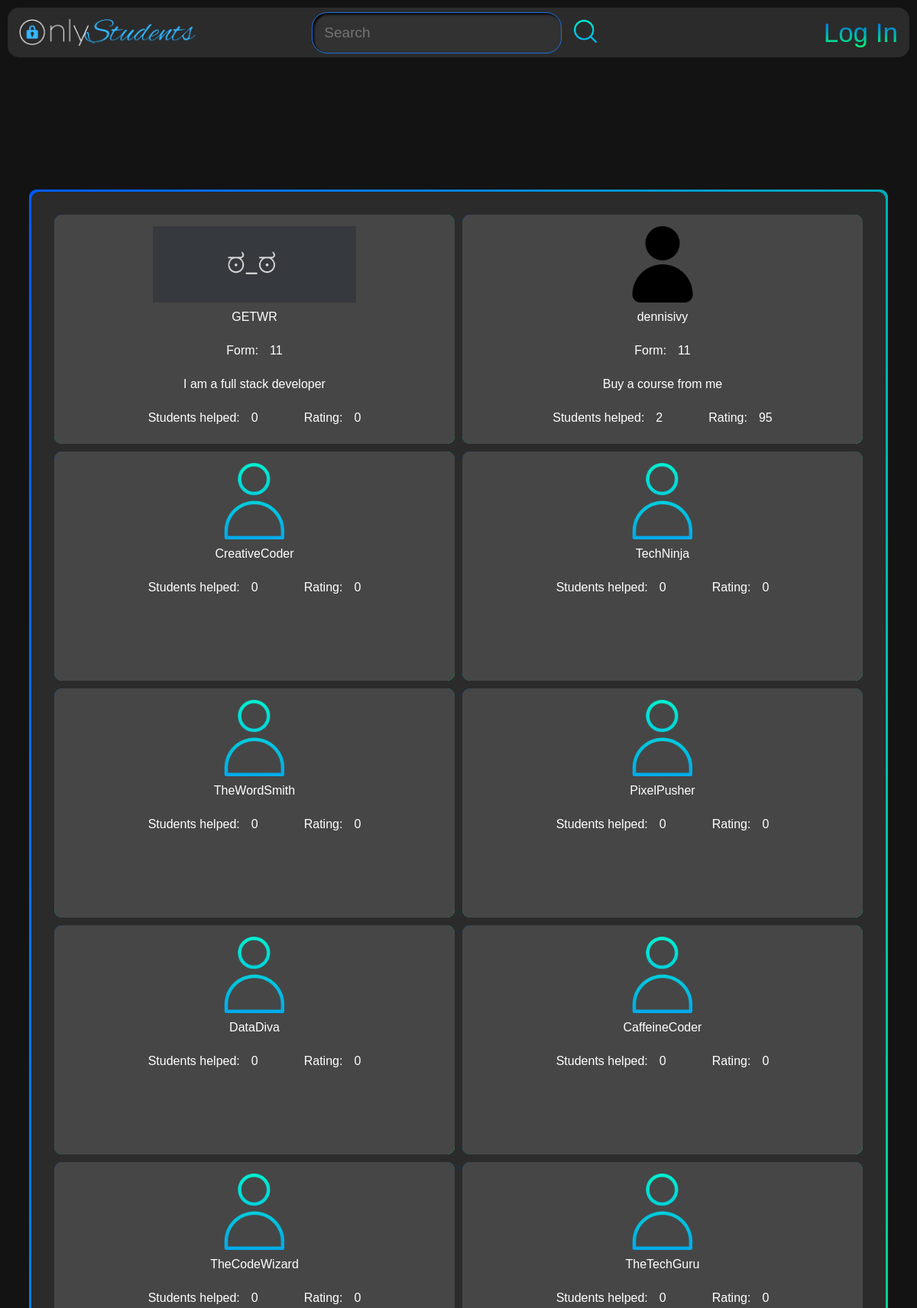
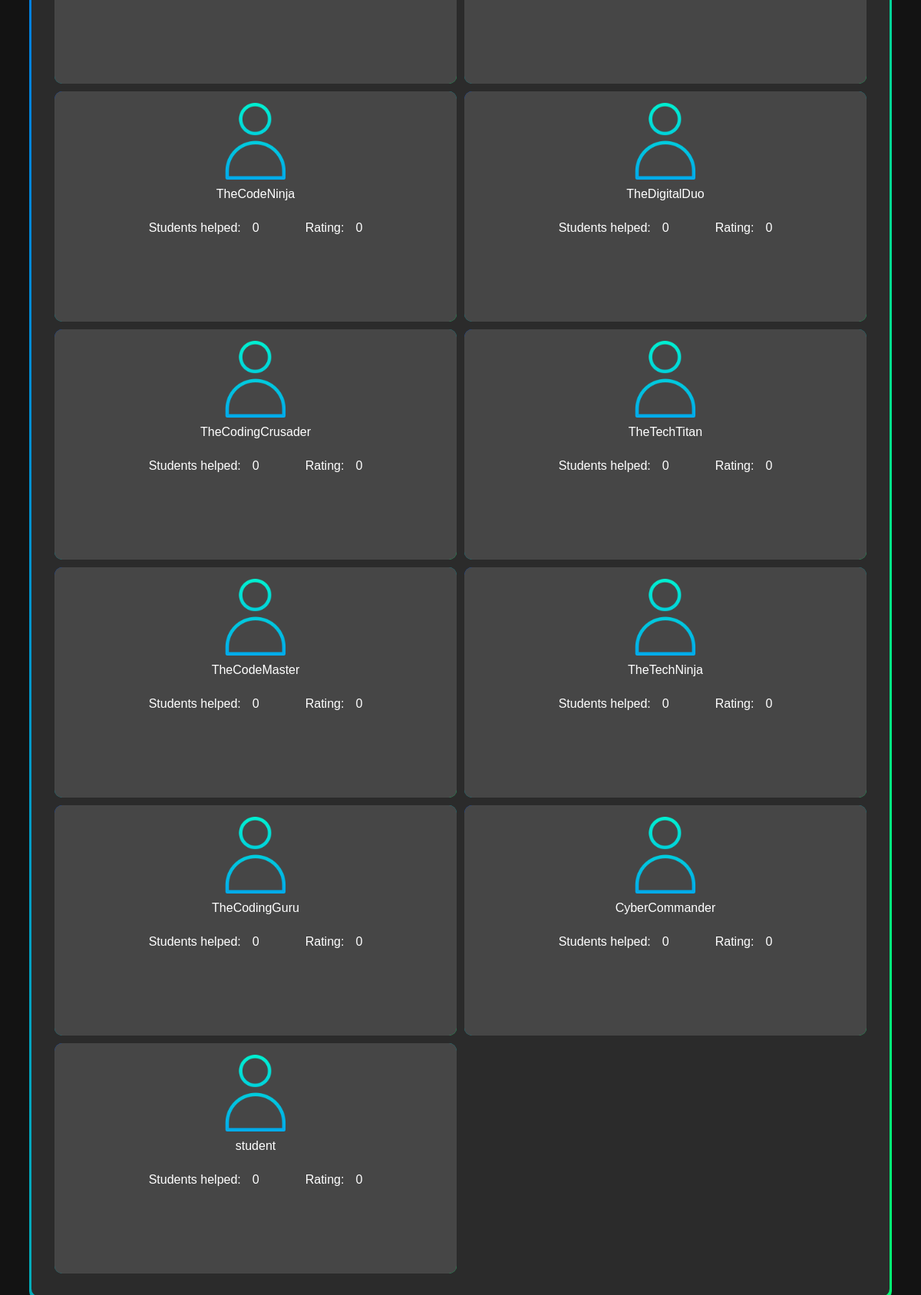
/users/allmentors/, run on the app's committed database (2 pictures, top to bottom).
### users/models.py (models this page shows, shortened)
class Profile(models.Model):
  ROLE_TYPE = (
    ('mentor', 'Mentor'),
    ('student', 'Student'),
    ('teacher', 'Teacher')
  )
  user = models.OneToOneField(User, on_delete=models.CASCADE, null=True, blank=True)
  name = models.CharField(max_length=200, blank=True, null=True)
  email = models.EmailField(max_length=500, blank=True, null=True)
  username = models.CharField(max_length=200, blank=True, null=True)
  location = models.CharField(max_length=200, blank=True, null=True)
  short_intro = models.CharField(max_length=200, blank=True, null=True)
  bio = models.TextField(blank=True, null=True)
  profile_image = models.ImageField(null=True, blank=True, upload_to='images/profiles/', default="images/user.jpg")
  social_instagram = models.CharField(max_length=200, blank=True, null=True)
  social_twitter = models.CharField(max_length=200, blank=True, null=True)
  social_linkedin = models.CharField(max_length=200, blank=True, null=True)
  social_youtube = models.CharField(max_length=200, blank=True, null=True)
  social_website = models.CharField(max_length=200, blank=True, null=True)
  social_vk = models.CharField(max_length=200, blank=True, null=True)
  social_telegram = models.CharField(max_length=200, blank=True, null=True)
  created = models.DateTimeField(auto_now_add=True)
  id = models.UUIDField(default=uuid.uuid4, unique=True, primary_key=True, editable=False)
  subjects = models.ManyToManyField(Subject, blank=True)
  classs = models.IntegerField(blank=True, null=True)
  vote_total = models.IntegerField(default=0, null=True, blank=True)
  vote_ratio = models.IntegerField(default=0, null=True, blank=True)
  role = models.CharField(max_length=200, choices=ROLE_TYPE, default='student')
  skill = models.ManyToManyField('Skill', blank=True)
  @property
  def imageURL(self):
    try:
      url = self.profile_image.url
    except:
      url = ""
    return url

### users/views.py (the view)
# urls.py: path('allmentors/', views.allmentors, name='allmentors'),
def allmentors(request):
    profiles = Profile.objects.all()
    context = {
        'profiles': profiles
    }
    return render(request, 'users/allmentors.html', context)

### users/templates/users/allmentors.html
{% extends 'main.html' %}
{% load static %}
{% block content %}
<div class="mentors">
    <div class="mentors-box">
        <div class="mentors-list-background">
            <div class="mentors-list">
                {% for profile in profiles %}
                <div class="subject-mentor-link-background">
                    <div class="subject-mentor-link">
                        <a class="subject-mentor-link-2" href="{% url 'profile' profile.username %}">
                            <div class="profile-image">
                                <img class="profile-image-2" src="{{profile.imageURL}}">
                            </div>
                            <div class="profile-description">
                                <div class="profile-description-name">{{profile.username}}</div>
                                {% if profile.classs %}
                                <div class="profile-description-classs">
                                    <p class="profile-description-classs-label">Form:</p>
                                    {{profile.classs}}
                                </div>
                                {% endif %}
                                {% if profile.short_intro %}
                                <div class="profile-description-bio">{{profile.short_intro|slice:"60"}}</div>
                                {% endif %}
                                <div class="profile-description-votes">
                                    <div class="profile-description-vote">
                                        <p class="profile-description-vote-label">Students helped:</p>
                                        {{profile.vote_total}}
                                    </div>
                                    <div class="profile-description-vote">
                                        <p class="profile-description-vote-label">Rating:</p>
                                        {{profile.vote_ratio}}
                                    </div>
                                </div>
                            </div>
                        </a>
                    </div>
                </div>
                {% endfor %}
            </div>
        </div>
    </div>
</div>
{% endblock content %}

### templates/main.html (shortened to what this page needs)
<!DOCTYPE html>
{% load static %}
<html>
    <head>
        <link rel="stylesheet" href="{% static 'styles/main.css' %}">
        <link rel="stylesheet" href="{% static 'styles/subjects.css' %}">
        <link rel="stylesheet" href="{% static 'styles/login_register.css' %}">
        <link rel="stylesheet" href="{% static 'styles/subject_mentors.css' %}">
        <link rel="stylesheet" href="{% static 'styles/profile.css' %}">
        <link rel="stylesheet" href="{% static 'styles/projectform.css' %}">
        <link rel="stylesheet" href="{% static 'styles/requests.css' %}">
        <link rel="stylesheet" href="{% static 'styles/onerequest.css' %}">
        <link rel="stylesheet" href="{% static 'styles/allmentors.css' %}">
        <link rel="stylesheet" href="{% static 'styles/allrequests.css' %}">
        <link rel="stylesheet" href="{% static 'styles/inbox.css' %}">
        <link rel="stylesheet" href="{% static 'styles/message_form.css' %}">
        <link rel="stylesheet" href="{% static 'styles/message.css' %}">
        <link rel="stylesheet" href="{% static 'styles/messageroom_form.css' %}">
        <link rel="stylesheet" href="{% static 'styles/messageroomslist.css' %}">
        <link rel="stylesheet" href="{% static 'styles/messageroom.css' %}">
        <link rel="stylesheet" href="{% static 'styles/account.css' %}">
        <link rel="stylesheet" href="{% static 'styles/account_form.css' %}">
        <link rel="stylesheet" href="{% static 'styles/mentorsstats.css' %}">
        <link rel="stylesheet" href="{% static 'styles/mentorstats.css' %}">
        <link rel="stylesheet" href="{% static 'styles/applyforrole.css' %}">
        <link rel="stylesheet" href="{% static 'styles/projectreview.css' %}">
    </head>
    <body>
        {% include 'navbar.html' %}
        {% block content %}
        {% endblock content %}
    </body>
</html>

### templates/navbar.html
{% load static %}
<div class="navbar-background">
    <div class="navbar">
        <div class="left-section">
            <a href="{% url 'subjects' %}">
                <img class="logo" src="{% static 'styles/logo_small.png' %}">
            </a>
        </div>
        <div class="middle-section">
            <input class="search-bar" type="text" placeholder="Search">
            <button class="search-button">
                <img class="search-button-image" src="{% static 'styles/loupe.png' %}">
            </button>
        </div>
        <div class="right-section">
            {% if request.user.is_authenticated %}
                <div>
                    <a href="{% url 'requests' user.profile.id %}"><img class="request-icon" src="{% static 'styles/mail.png' %}"></a>
                </div>
                {% if request.user.profile.role == 'teacher' %}
                <div>
                    <a href="{% url 'mentorsstats' %}"><img class="request-icon" src="{% static 'styles/mail.png' %}"></a>
                </div>
                {% endif %}
            <a class="message-icon-a" href="{% url 'messageroomslist' %}">
                <img class="message-icon" src="{% static 'styles/email.png' %}">
            </a>
            <a class="account-icon-a" href="{% url 'account' %}">
                <img class="account-icon" src="{% static 'styles/user.png' %}">
            </a>
            <div class="login-logout-button-bg">
                <a href="{% url 'logout' %}" class="login-logout-button">Log Out</a>
            </div>
            {% else %}
            <div class="login-logout-button-bg">
                <a href="{% url 'login' %}" class="login-logout-button">Log In</a>
            </div>
            {% endif %}
        </div>
    </div>
</div>

### templates/footer.html (shortened to what this page needs)
{% load static %}

### static/styles/main.css (style rules this page uses)
.navbar { background-color: rgb(43, 43, 43); position: fixed; top: 0; left: 0; right: 0; height: 55px; display: flex; flex-direction: row; justify-content: space-between; margin-top: 10px; margin-left: 10px; margin-right: 10px; padding-top: 5px; padding-bottom: 5px; padding-left: 15px; padding-right: 15px; border-radius: 15px; align-items: center; min-width: 1000px; }
.navbar-background { background-color: rgb(19, 19, 19); color: white; position: fixed; display: flex; top: 0px; left: 0px; right: 0px; height: 90px; min-width: 1000px; z-index: 1000; }
.left-section { font-size: 40px; color: white; flex: 1; }
.middle-section { font-size: 40px; color: white; display: flex; align-items: center; flex: 1; }
.right-section { font-size: 40px; color: white; display: flex; flex-direction: row; align-items: center; justify-content: right; width: 200px; flex: 1; }
body { background-color: rgb(19, 19, 19); font-family: Arial; color: white; padding-top: 150px; }
.logo { margin-top: 8px; height: 35px; cursor: pointer; }
.search-button-image { height: 40px; background-color: rgb(43, 43, 43); }
.search-button { background-color: rgb(43, 43, 43); border: none; cursor: pointer; }
.search-bar { height: 50px; min-width: 30px; max-width: 500px; flex: 3; background-color: rgb(50, 50, 50); border-radius: 20px; box-shadow: inset 2px 2px 3px black; border: none; font-size: 19px; color: white; padding-left: 15px; margin-right: 5px; }
.search-bar::placeholder { font-family: Arial; font-size: 19px; }
.login-logout-button { text-decoration: none; color: white; font-size: 35px; }
.login-logout-button-bg { background: -webkit-linear-gradient(rgb(0, 89, 255), rgb(0, 255, 115)); -webkit-background-clip: text; -webkit-text-fill-color: transparent; display: flex; align-items: center; }
div { text-decoration: none; color: white; }
a:link { text-decoration: none; color: white; }

### static/styles/subject_mentors.css (style rules this page uses)
.profile-image { display: flex; justify-content: space-around; }
.mentors-list-background { background-image: linear-gradient(to bottom right, rgb(0, 89, 255), rgb(0, 255, 115)); margin-left: 30px; margin-right: 30px; padding: 3px; border-radius: 10px; min-width: 830px; max-width: 2330px; margin-left: auto; margin-right: auto; }
.mentors-box { padding-left: 30px; padding-right: 30px; margin-top: 90px; }
.mentors-list { display: grid; grid-template-columns: repeat(auto-fit, minmax(500px, 1fr)); row-gap: 10px; column-gap: 10px; background-color: rgb(43, 43, 43); padding-left: 30px; padding-right: 30px; padding-top: 30px; padding-bottom: 30px; border-radius: 10px; min-width: 700px; max-width: 2300px; }
.subject-mentor-link { color: white; background-color: rgb(70, 70, 70); display: flex; justify-content: center; border-radius: 10px; transition: color 0.35s, background-color 0.35s, height 0.3s, width 0.3s; cursor: pointer; width: 100%; height: 100%; }
.subject-mentor-link-background { border-radius: 10px; background-image: linear-gradient(to bottom right, rgb(0, 89, 255), rgb(0, 255, 115)); display: flex; align-items: center; justify-content: center; min-height: 300px; min-width: 500px; }
.profile-image-2 { width: 300px; height: 100px; object-fit: contain; object-position: center; }
.subject-mentor-link-2 { display: flex; flex-direction: column; margin-top: 15px; text-decoration: none; width: 100%; align-items: center; }
.profile-description { display: flex; flex-direction: column; align-items: center; }
.profile-description-name { margin-top: 10px; }
.profile-description-classs { margin-top: 10px; display: flex; align-items: center; }
.profile-description-bio { margin-top: 10px; }
.profile-description-votes { display: flex; margin-top: 10px; justify-content: space-around; width: 100%; }
.profile-description-vote-label { margin-right: 15px; }
.profile-description-vote { display: flex; align-items: center; margin-right: 30px; margin-left: 30px; }
.profile-description-classs-label { margin-right: 15px; }

### static/styles/onerequest.css (style rules this page uses)
.edit-project-input:focus, input:valid { outline: none; border: 1.5px solid rgb(0, 170, 180); }

### static/styles/messageroom.css (style rules this page uses)
.message-input:focus, input:valid { outline: none; border: 1.5px solid rgb(0, 170, 180); }

### static/styles/projectreview.css (style rules this page uses)
.review-input:focus, input:valid { outline: none; border: 1.5px solid #1a73e8; }

### data on the page
Profile: imageURL (picture), username "GETWR", classs "11", short_intro "I am a full stack developer", vote_total "0", vote_ratio "0"
Profile: imageURL (picture), username "dennisivy", classs "11", short_intro "Buy a course from me", vote_total "2", vote_ratio "95"
Profile: imageURL (placeholder picture), username "CreativeCoder", vote_total "0", vote_ratio "0"
Profile: imageURL (picture), username "TechNinja", vote_total "0", vote_ratio "0"
Profile: imageURL (picture), username "TheWordSmith", vote_total "0", vote_ratio "0"
Profile: imageURL (picture), username "PixelPusher", vote_total "0", vote_ratio "0"
Profile: imageURL (picture), username "DataDiva", vote_total "0", vote_ratio "0"
Profile: imageURL (picture), username "CaffeineCoder", vote_total "0", vote_ratio "0"
Profile: imageURL (picture), username "TheCodeWizard", vote_total "0", vote_ratio "0"
Profile: imageURL (picture), username "TheTechGuru", vote_total "0", vote_ratio "0"
Profile: imageURL (picture), username "TheCodeNinja", vote_total "0", vote_ratio "0"
Profile: imageURL (picture), username "TheDigitalDuo", vote_total "0", vote_ratio "0"
Profile: imageURL (picture), username "TheCodingCrusader", vote_total "0", vote_ratio "0"
Profile: imageURL (picture), username "TheTechTitan", vote_total "0", vote_ratio "0"
Profile: imageURL (picture), username "TheCodeMaster", vote_total "0", vote_ratio "0"
Profile: imageURL (picture), username "TheTechNinja", vote_total "0", vote_ratio "0"
Profile: imageURL (picture), username "TheCodingGuru", vote_total "0", vote_ratio "0"
Profile: imageURL (picture), username "CyberCommander", vote_total "0", vote_ratio "0"
Profile: imageURL (placeholder picture), username "student", vote_total "0", vote_ratio "0"
